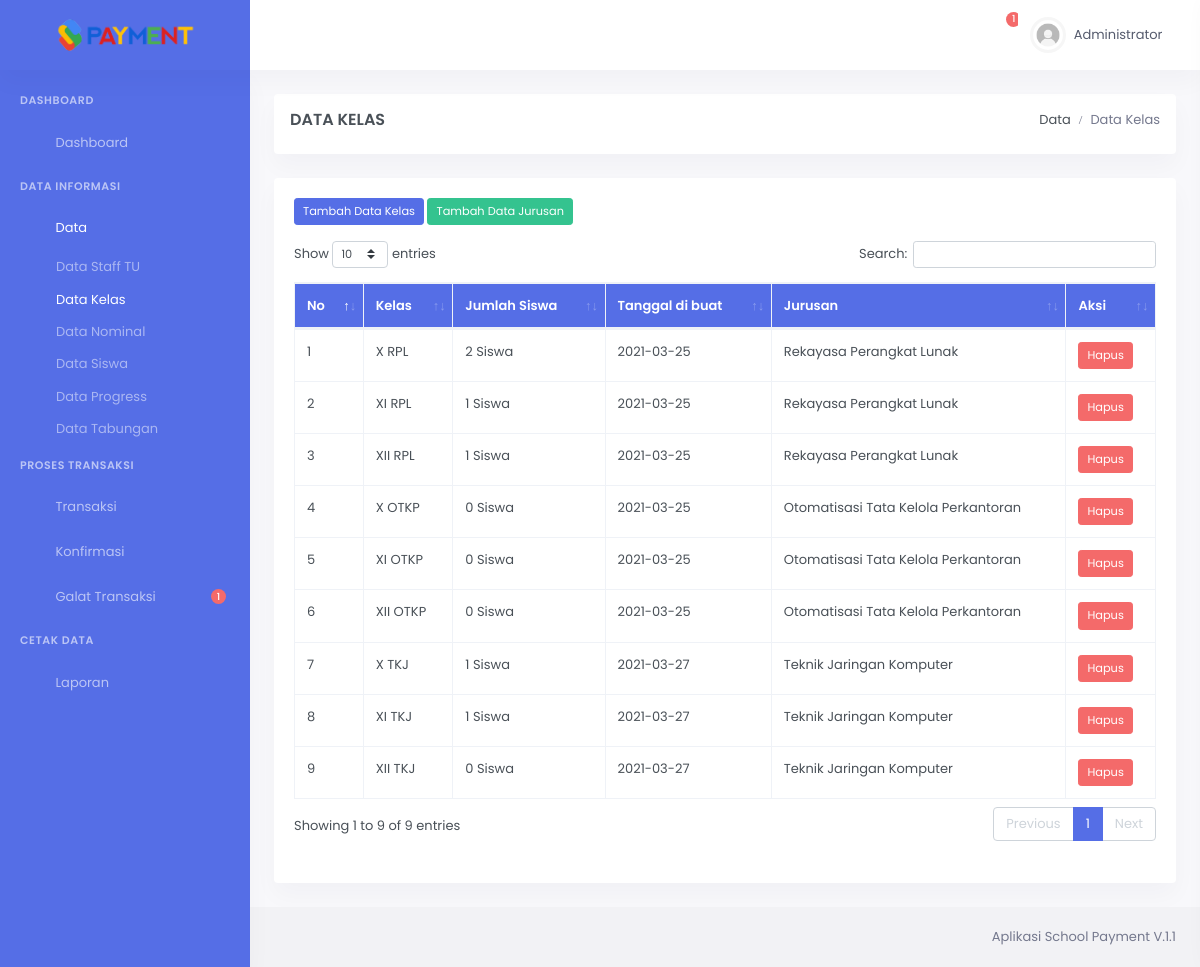
The app's page /admin/datakelas.php (signed in) with its own data.
### tables this page shows
CREATE TABLE `tb_kelas` (
  `id` int(11) NOT NULL,
  `kelas` varchar(255) NOT NULL,
  `jurusan` varchar(50) NOT NULL,
  `tgl_dibuat` date NOT NULL,
  `jumlah` int(11) NOT NULL
);

### admin/datakelas.php (the view, shortened to what this page needs)
<?php include 'header.php'; ?>
<div class="main-content">
    <div class="page-content">
        <div class="container-fluid">
            <div class="row">
                <div class="col-12">
                    <div class="card">
                        <div class="page-title-box d-flex align-items-center justify-content-between">
                            <h4 class="ml-3 mt-3 mb-0 font-size-18">Data Kelas</h4>
                            <div class="page-title-right">
                                <ol class="breadcrumb mb-0 ml-3 mt-3 mr-3">
                                    <li class="breadcrumb-item"><a href="index.php">Data</a></li>
                                    <li class="breadcrumb-item active">Data Kelas</li>
                                </ol>
                            </div>
                        </div>
                    </div>
                </div>
            </div>
            <div class="row">
                <div class="col-12">
                    <div class="card">
                        <div class="card-body">
                            <button class="btn btn-primary btn-sm mb-3 text-white" data-toggle="modal"
                                data-target="#myModal"> Tambah Data Kelas</button>
                            <button class="btn btn-success btn-sm mb-3 text-white" data-toggle="modal"
                                data-target="#myModal2"> Tambah Data Jurusan</button>
                            <div class="table-responsive" style="border:none;">
                                <table id="datatable" class="table table-bordered dt-responsive nowrap"
                                    style="border-collapse: collapse; border-spacing: 0; width: 100%;">
                                    <thead class="bg-primary text-white">
                                        <tr>
                                            <th>No</th>
                                            <th>Kelas</th>
                                            <th>Jumlah Siswa</th>
                                            <th>Tanggal di buat</th>
                                            <th>Jurusan</th>
                                            <th>Aksi</th>
                                        </tr>
                                    </thead>
                                    <tbody>
                                        <?php
												$data = mysqli_query($konek,"SELECT * FROM tb_kelas");
												$i = 1;
												while($dta = mysqli_fetch_array($data)){
											?>
                                        <tr>
                                            <td><?= $i++; ?></td>
                                            <td><?= $dta['kelas']; ?></td>
                                            <td><?= $dta['jumlah']; ?> Siswa </td>
                                            <td><?= $dta['tgl_dibuat']; ?></td>
                                            <td><?= $dta['jurusan']; ?></td>
                                            <td>
                                                <a class="btn btn-sm btn-danger text-white"
                                                    onclick="Swal.fire({
                                                        title: 'Apakah anda yakin ingin menghapus data?',
                                                        icon: 'info',
                                                        showCancelButton: true,
                                                        confirmButtonColor: '#3085d6',
                                                        cancelButtonColor: '#d33',
                                                        confirmButtonText: 'Ok'
                                                    }).then(function(result) {
                                                    if (result.value) {
                                                        location.assign('datakelas.php?act=hapus&id=<?= $dta['id'] ?>')
                                                    }
                                                    });">
                                                    Hapus</a>
                                            </td>
                                        </tr>
                                        <?php } ?>
                                    </tbody>
                                </table>
                            </div>
                        </div>
                    </div>
                </div>
            </div>
        </div>
    </div>
    <?php include 'footer.php'; ?>

### records on screen
tb_kelas: kelas "X RPL", jumlah "2", tgl_dibuat "2021-03-25", jurusan "Rekayasa Perangkat Lunak"
tb_kelas: kelas "XI RPL", jumlah "1", tgl_dibuat "2021-03-25", jurusan "Rekayasa Perangkat Lunak"
tb_kelas: kelas "XII RPL", jumlah "1", tgl_dibuat "2021-03-25", jurusan "Rekayasa Perangkat Lunak"
tb_kelas: kelas "X OTKP", jumlah "0", tgl_dibuat "2021-03-25", jurusan "Otomatisasi Tata Kelola Perkantoran"
tb_kelas: kelas "XI OTKP", jumlah "0", tgl_dibuat "2021-03-25", jurusan "Otomatisasi Tata Kelola Perkantoran"
tb_kelas: kelas "XII OTKP", jumlah "0", tgl_dibuat "2021-03-25", jurusan "Otomatisasi Tata Kelola Perkantoran"
tb_kelas: kelas "X TKJ", jumlah "1", tgl_dibuat "2021-03-27", jurusan "Teknik Jaringan Komputer"
tb_kelas: kelas "XI TKJ", jumlah "1", tgl_dibuat "2021-03-27", jurusan "Teknik Jaringan Komputer"
tb_kelas: kelas "XII TKJ", jumlah "0", tgl_dibuat "2021-03-27", jurusan "Teknik Jaringan Komputer"

### other values on screen
$jum "1"
$_SESSION['nama'] "Administrator"
$n "1"
